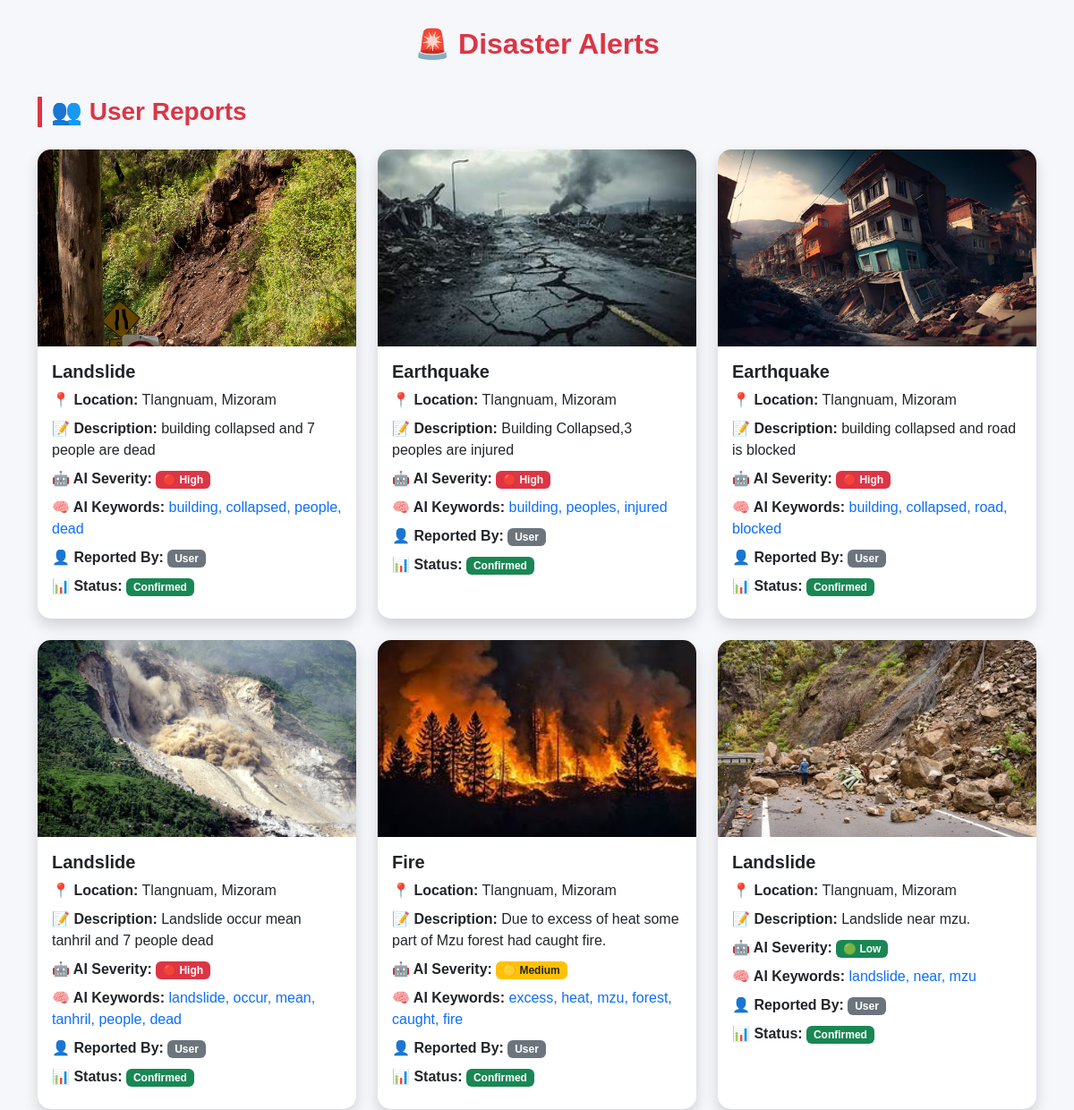
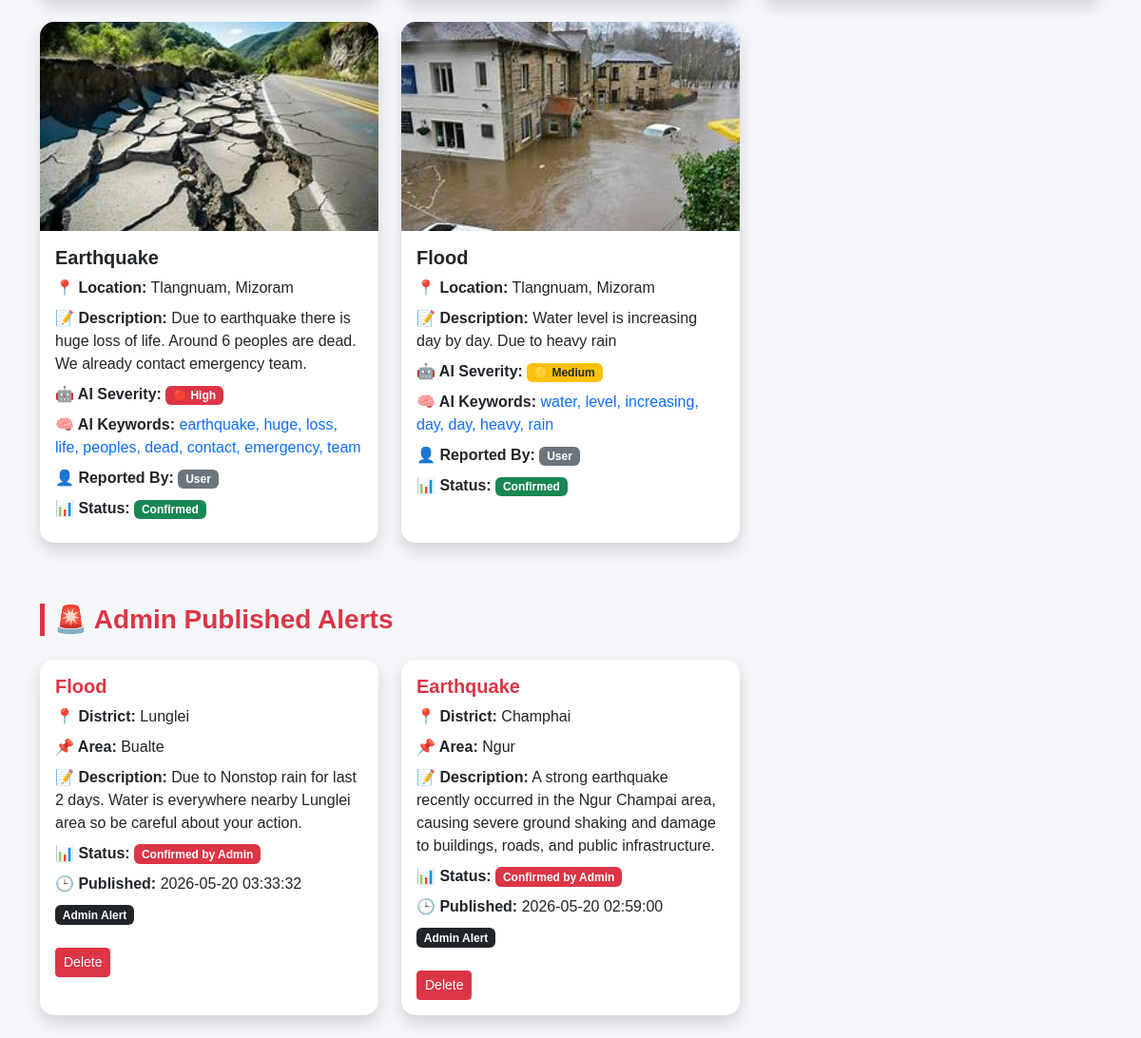
The app's page /alerts (signed in) with its own data (2 pictures, top to bottom).
### tables this page shows
CREATE TABLE reports (
    report_id INTEGER PRIMARY KEY AUTOINCREMENT,
    user_id INTEGER,
    disaster_id INTEGER,
    location TEXT,
    description TEXT,
    latitude REAL,
    longitude REAL, reported_by TEXT DEFAULT 'User', status TEXT DEFAULT 'Pending', image TEXT, severity TEXT, keywords TEXT,
    FOREIGN KEY (user_id) REFERENCES users(user_id),
    FOREIGN KEY (disaster_id) REFERENCES disasters(disaster_id)
);

CREATE TABLE disasters (
    disaster_id INTEGER PRIMARY KEY AUTOINCREMENT,
    disaster_name TEXT NOT NULL
);

CREATE TABLE admin_reports (
    admin_report_id INTEGER PRIMARY KEY AUTOINCREMENT,
    disaster_id INTEGER,
    district TEXT,
    area TEXT,
    description TEXT,
    reported_by TEXT DEFAULT 'Admin',
    status TEXT DEFAULT 'Confirmed by Admin',
    created_at TIMESTAMP DEFAULT CURRENT_TIMESTAMP,
    FOREIGN KEY (disaster_id) REFERENCES disasters(disaster_id)
);

### app.py (the view)
@app.route("/alerts")
def alerts():
    conn = sqlite3.connect("database.db")
    conn.row_factory = sqlite3.Row
    user_reports = conn.execute("""
        SELECT reports.*, disasters.disaster_name, users.name
        FROM reports
        LEFT JOIN users ON reports.user_id = users.user_id
        JOIN disasters ON reports.disaster_id = disasters.disaster_id
        ORDER BY reports.report_id DESC
    """).fetchall()
    admin_reports = conn.execute("""
        SELECT admin_reports.*, disasters.disaster_name
        FROM admin_reports
        JOIN disasters ON admin_reports.disaster_id = disasters.disaster_id
        ORDER BY admin_report_id DESC
    """).fetchall()
    conn.close()
    return render_template(
        "alerts.html",
        reports=user_reports,
        admin_reports=admin_reports
    )

### templates/alerts.html (shortened to what this page needs)
<!DOCTYPE html>
<html lang="en">
<head>
<link rel="stylesheet"
href="https://cdn.jsdelivr.net/npm/bootstrap@5.3.2/dist/css/bootstrap.min.css">
</head>
<body>
<div class="container">
<h2 class="main-heading">
🚨 Disaster Alerts
</h2>
<h3 class="section-title">
👥 User Reports
</h3>
<div class="row">
{% for r in reports %}
<div class="col-md-4 mb-4">
<div class="card shadow report-card h-100">
{% if r.image %}
<a href="{{ url_for('static',
filename='uploads/' + r.image) }}" target="_blank">
<img src="{{ url_for('static',
filename='uploads/' + r.image) }}"
class="report-image">
</a>
{% endif %}
<div class="card-body">
<h5 class="card-title">
{{ r.disaster_name }}
</h5>
<p class="info-text">
<b>📍 Location:</b>
{{ r.location }}
</p>
<p class="info-text">
<b>📝 Description:</b>
{{ r.description }}
</p>
<p class="info-text">
<b>🤖 AI Severity:</b>
{% if r.severity == "High" %}
<span class="badge bg-danger">
🔴 High
</span>
{% elif r.severity == "Medium" %}
<span class="badge bg-warning text-dark">
🟡 Medium
</span>
{% else %}
<span class="badge bg-success">
🟢 Low
</span>
{% endif %}
</p>
<p class="info-text">
<b>🧠 AI Keywords:</b>
<span class="keyword">
{{ r.keywords }}
</span>
</p>
<p class="info-text">
<b>👤 Reported By:</b>
{% if r.reported_by == "Admin" %}
<span class="badge bg-primary">
Admin
</span>
{% else %}
<span class="badge bg-secondary">
User
</span>
{% endif %}
</p>
<p class="info-text">
<b>📊 Status:</b>
{% if r.status == "Confirmed by Admin" %}
<span class="badge bg-success">
Confirmed
</span>
{% elif r.status == "Rejected by Admin" %}
<span class="badge bg-danger">
Rejected
</span>
{% else %}
<span class="badge bg-warning text-dark">
Pending
</span>
{% endif %}
</p>
</div>
</div>
</div>
{% endfor %}
</div>
<h3 class="section-title">
🚨 Admin Published Alerts
</h3>
<div class="row">
{% for a in admin_reports %}
<div class="col-md-4 mb-4">
<div class="card shadow report-card h-100 border-danger">
<div class="card-body">
<h5 class="card-title text-danger">
{{ a.disaster_name }}
</h5>
<p class="info-text">
<b>📍 District:</b>
{{ a.district }}
</p>
<p class="info-text">
<b>📌 Area:</b>
{{ a.area }}
</p>
<p class="info-text">
<b>📝 Description:</b>
{{ a.description }}
</p>
<p class="info-text">
<b>📊 Status:</b>
<span class="badge bg-danger">
{{ a.status }}
</span>
</p>
<p class="info-text">
<b>🕒 Published:</b>
{{ a.created_at }}
</p>
<span class="badge bg-dark mb-2">
Admin Alert
</span>
{% if session.get("admin") %}
<div class="mt-3">
<a href="/delete_admin_report/{{ a.admin_report_id }}"
class="btn btn-danger btn-sm"
onclick="return confirm('Delete this admin alert?')">
Delete
</a>
</div>
{% endif %}
</div>
</div>
</div>
{% endfor %}
</div>
</div>
</body>
</html>

### templates/alerts.html (style rules this page uses)
body { background:#f5f7fb; font-family:Arial,sans-serif; }
.main-heading { text-align:center; color:#dc3545; margin:30px 0; font-weight:bold; }
.section-title { margin-top:40px; margin-bottom:25px; color:#dc3545; font-weight:bold; border-left:5px solid #dc3545; padding-left:10px; }
.report-card { border:none; border-radius:15px; overflow:hidden; transition:0.3s; }
.report-image { height:220px; width:100%; object-fit:cover; }
.card-title { font-weight:bold; }
.info-text { margin-bottom:8px; }
.keyword { color:#0d6efd; font-weight:500; }

### records on screen
reports: image (picture), disaster_name "Landslide", location "Tlangnuam, Mizoram", description "building collapsed and 7 people are dead", severity "🔴 High", keywords "building, collapsed, people, dead", reported_by "User", shows "Confirmed"
reports: image (picture), disaster_name "Earthquake", location "Tlangnuam, Mizoram", description "Building Collapsed,3 peoples are injured", severity "🔴 High", keywords "building, peoples, injured", reported_by "User", shows "Confirmed"
reports: image (picture), disaster_name "Earthquake", location "Tlangnuam, Mizoram", description "building collapsed and road is blocked", severity "🔴 High", keywords "building, collapsed, road, blocked", reported_by "User", shows "Confirmed"
reports: image (picture), disaster_name "Landslide", location "Tlangnuam, Mizoram", description "Landslide occur mean tanhril and 7 people dead", severity "🔴 High", keywords "landslide, occur, mean, tanhril, people, dead", reported_by "User", shows "Confirmed"
reports: image (picture), disaster_name "Fire", location "Tlangnuam, Mizoram", description "Due to excess of heat some part of Mzu forest had caught fire.", severity "🟡 Medium", keywords "excess, heat, mzu, forest, caught, fire", reported_by "User", shows "Confirmed"
reports: image (picture), disaster_name "Landslide", location "Tlangnuam, Mizoram", description "Landslide near mzu.", severity "🟢 Low", keywords "landslide, near, mzu", reported_by "User", shows "Confirmed"
reports: image (picture), disaster_name "Earthquake", location "Tlangnuam, Mizoram", description "Due to earthquake there is huge loss of life. Around 6 peoples are dead. We already contact emergency team.", severity "🔴 High", keywords "earthquake, huge, loss, life, peoples, dead, contact, emergency, team", reported_by "User", shows "Confirmed"
reports: image (picture), disaster_name "Flood", location "Tlangnuam, Mizoram", description "Water level is increasing day by day. Due to heavy rain", severity "🟡 Medium", keywords "water, level, increasing, day, day, heavy, rain", reported_by "User", shows "Confirmed"
admin_reports: disaster_name "Flood", district "Lunglei", area "Bualte", description "Due to Nonstop rain for last 2 days. Water is everywhere nearby Lunglei area so be careful about your action.", status "Confirmed by Admin", created_at "2026-05-20 03:33:32"
admin_reports: disaster_name "Earthquake", district "Champhai", area "Ngur", description "A strong earthquake recently occurred in the Ngur Champai area, causing severe ground shaking and damage to buildings, roads, and public infrastructure.", status "Confirmed by Admin", created_at "2026-05-20 02:59:00"
